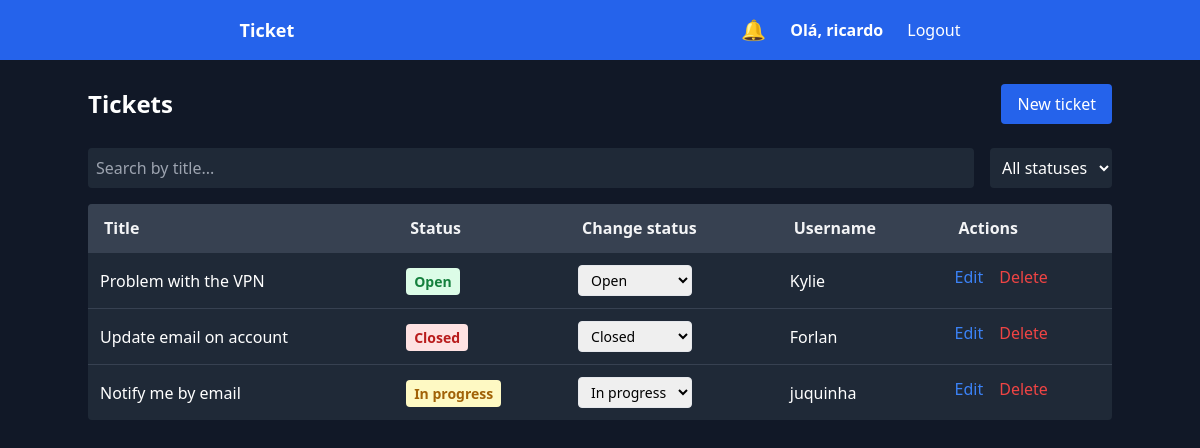
Page /chamados/ (signed in) on the committed database.
### chamados/models.py (models this page shows, shortened)
class Chamado(models.Model):
    STATUS_CHOICES = (
        ('aberto', 'Open'),
        ('andamento', 'In progress'),
        ('fechado', 'Closed'),
    )
    titulo = models.CharField(max_length=100)
    descricao = models.TextField()
    status = models.CharField(
        max_length=20,
        choices=STATUS_CHOICES,
        default='aberto'
    )
    criado_por = models.ForeignKey(
        User,
        on_delete=models.CASCADE,
        related_name='chamados'
    )
    criado_em = models.DateTimeField(auto_now_add=True)
    anexo = models.FileField(
        upload_to='chamados_anexos/',
        null=True,
        blank=True
    )

### chamados/views.py (the view)
# urls.py: path('', views.lista_chamados, name='lista_chamados'),  # /chamados/
@login_required
def lista_chamados(request):
    if request.user.is_superuser:
        chamados = Chamado.objects.all()
    else:
        chamados = Chamado.objects.filter(criado_por=request.user)
    chamados_com_nao_lido = []
    for chamado in chamados:
        historico_nao_lido = chamado.historicos.exclude(
            lido_por=request.user
        ).exists()
        resposta_nao_lida = chamado.respostas.exclude(
            lido_por=request.user
        ).exists()
        chamados_com_nao_lido.append({
            'chamado': chamado,
            'nao_lido': historico_nao_lido or resposta_nao_lida
        })
    return render(request, 'chamados/lista.html', {
        'chamados_com_nao_lido': chamados_com_nao_lido
    })

### chamados/context_processors.py (called while the page is built)
def notificacoes_nao_lidas(request):
    if request.user.is_authenticated:
        return {
            'notificacoes_nao_lidas': request.user.notificacoes.filter(lida=False),
            'total_notificacoes': request.user.notificacoes.filter(lida=False).count()
        }
    return {}

def notificacoes_usuario(request):
    if request.user.is_authenticated:
        notificacoes = request.user.notificacoes.order_by('-criada_em')[:5]
        nao_lidas = request.user.notificacoes.filter(lida=False).count()
    else:
        notificacoes = []
        nao_lidas = 0
    return {
        'notificacoes': notificacoes,
        'notificacoes_nao_lidas': nao_lidas
    }

### chamados/templates/chamados/lista.html (shortened to what this page needs)
{% extends 'base.html' %}
{% block content %}
<div class="max-w-5xl mx-auto px-2 md:px-0">
  <div class="flex flex-col sm:flex-row sm:justify-between sm:items-center gap-3 mb-6">
    <h2 class="text-2xl font-bold text-white">Tickets</h2>
    <a href="{% url 'criar_chamado' %}"
       class="bg-blue-600 text-white px-4 py-2 rounded text-center hover:bg-blue-700">
      New ticket
    </a>
  </div>
  <div class="hidden md:flex gap-4 mb-4">
    <input id="searchDesktop" type="text"
      placeholder="Search by title..."
      class="flex-1 bg-gray-800 text-white rounded p-2 placeholder-gray-400">
    <select id="statusDesktop"
      class="bg-gray-800 text-white rounded p-2">
      <option value="all">All statuses</option>
    </select>
  </div>
  <div class="hidden md:block bg-gray-800 rounded overflow-hidden">
    <table class="w-full table-auto">
      <thead class="bg-gray-700 text-gray-100">
        <tr>
          <th class="px-4 py-3 text-left">Title</th>
          <th class="px-4 py-3 text-left">Status</th>
          {% if user.is_superuser %}
            <th class="px-4 py-3 text-left">Change status</th>
            <th class="px-4 py-3 text-left">Username</th>
          {% endif %}
          <th class="px-4 py-3 text-left">Actions</th>
        </tr>
      </thead>
      <tbody>
        {% for item in chamados_com_nao_lido %}
        <tr class="border-t border-gray-700 chamado-row"
            data-title="{{ item.chamado.titulo|lower }}"
            data-status="{{ item.chamado.status }}">
          <td class="p-3">
            <a href="{% url 'detalhe_chamado' item.chamado.id %}"
               class="text-white hover:underline font-medium">
              {{ item.chamado.titulo }}
            </a>
          </td>
          <td class="p-3">
            <span class="px-2 py-1 rounded text-sm font-semibold
              {% if item.chamado.status == 'aberto' %}bg-green-100 text-green-700{% endif %}
              {% if item.chamado.status == 'andamento' %}bg-yellow-100 text-yellow-700{% endif %}
              {% if item.chamado.status == 'fechado' %}bg-red-100 text-red-700{% endif %}
            ">
              {{ item.chamado.get_status_display }}
            </span>
          </td>
          {% if user.is_superuser %}
          <td class="p-3">
            <form method="post" action="{% url 'alterar_status_chamado' item.chamado.id %}">
              <select name="status"
                class="border rounded px-2 py-1 text-sm"
                onchange="this.form.submit()">
                {% for value, label in item.chamado.STATUS_CHOICES %}
                  <option value="{{ value }}" {% if item.chamado.status == value %}selected{% endif %}>
                    {{ label }}
                  </option>
                {% endfor %}
              </select>
            </form>
          </td>
          <td class="p-3 text-white">
            {{ item.chamado.criado_por.username }}
          </td>
          {% endif %}
          <td class="p-3 flex gap-4">
            {% if user.is_superuser or item.chamado.criado_por == user and item.chamado.status != 'fechado' %}
              <a href="{% url 'editar_chamado' item.chamado.id %}" class="text-blue-500">
                Edit
              </a>
            {% endif %}
            {% if user.is_superuser %}
              <a href="{% url 'excluir_chamado' item.chamado.id %}"
                 class="text-red-500"
                 onclick="return confirm('Are you sure?')">
                Delete
              </a>
            {% endif %}
          </td>
        </tr>
        {% endfor %}
      </tbody>
    </table>
  </div>
</div>
{% endblock %}

### chamados/templates/base.html (shortened to what this page needs)
{% load static %}
<!DOCTYPE html>
<html lang="pt-BR" class="dark">
<head>
  <script src="https://cdn.tailwindcss.com"></script>
</head>
<body class="bg-gray-900 min-h-screen flex flex-col">
<nav class="bg-blue-600 dark:bg-blue-900 text-white px-4 py-4 flex items-center justify-around">
  <h1 class="font-bold text-lg">
    <a href="/">Ticket</a>
  </h1>
  <div class="hidden md:flex items-center gap-6">
    <div class="relative">
      <button id="notifBtn" class="relative text-xl focus:outline-none">
        🔔
      </button>
    </div>
    <div class="relative group">
      <span class="cursor-pointer font-semibold">
        Olá, {{ request.user.username }}
      </span>
    </div>
    <form method="post" action="{% url 'logout' %}">
      <button class="hover:underline">Logout</button>
    </form>
  </div>
</nav>
<main class="p-4 md:p-6 flex-1">
  {% block content %}{% endblock %}
</main>
</body>
</html>

### rows in the picture
Chamado: chamado.titulo "Problem with the VPN", chamado.status "Open", status "Open", chamado.criado_por.username "Kylie"
Chamado: chamado.titulo "Update email on account", chamado.status "Closed", status "Closed", chamado.criado_por.username "Forlan"
Chamado: chamado.titulo "Notify me by email", chamado.status "In progress", status "In progress", chamado.criado_por.username "juquinha"

### other values in the picture
{{ request.user.username }} "ricardo"
